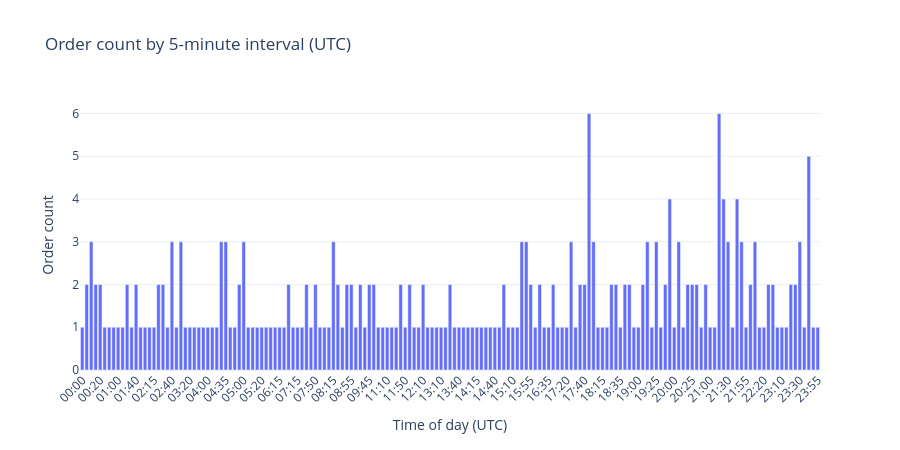

The code cell stored with this chart in its notebook:
### Code cell
local_orders = polybot_all['order_timestamp'].dt.tz_convert('utc')
time_of_day = local_orders.dt.floor('5min').dt.time
order_counts_5min = time_of_day.value_counts().sort_index()
order_counts_5min.index = [t.strftime('%H:%M') for t in order_counts_5min.index]

fig_time = go.Figure()
fig_time.add_trace(go.Bar(
    x=order_counts_5min.index,
    y=order_counts_5min.values,
    name='Orders'
))
fig_time.update_layout(
    title='Order count by 5-minute interval (UTC)',
    xaxis_title='Time of day (UTC)',
    yaxis_title='Order count',
    template='plotly_white', height=450,
    xaxis=dict(tickangle=-45),
)
fig_time.show()

### Figure 1 — Plotly figure (JSON) as saved in the notebook; plotly's stock layout.template omitted (floating-point values rounded to 4 significant figures; data arrays with more than 128 entries replaced by an {"elided": "..."} marker saying what was removed)
{"data": [{"name": "Orders", "type": "bar", "x": {"elided": "165 str values"}, "y": {"elided": "165 int values"}}], "layout": {"height": 450, "title": {"text": "Order count by 5-minute interval (UTC)"}, "xaxis": {"tickangle": -45, "title": {"text": "Time of day (UTC)"}}, "yaxis": {"title": {"text": "Order count"}}}}
